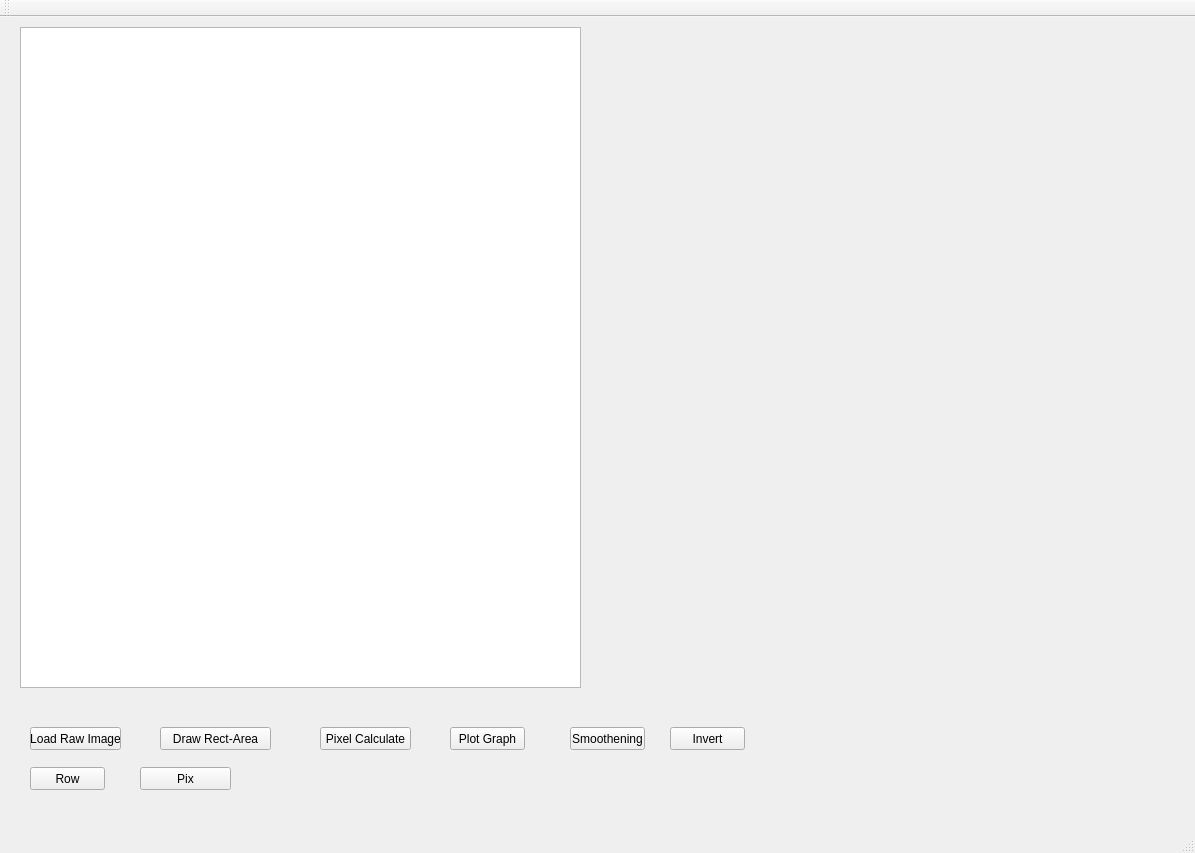
<?xml version="1.0" encoding="UTF-8"?>
<ui version="4.0">
 <class>MainWindow</class>
 <widget class="QMainWindow" name="MainWindow">
  <property name="geometry">
   <rect>
    <x>0</x>
    <y>0</y>
    <width>1195</width>
    <height>853</height>
   </rect>
  </property>
  <property name="windowTitle">
   <string>MainWindow</string>
  </property>
  <widget class="QWidget" name="centralWidget">
   <widget class="QGraphicsView" name="graphicsView">
    <property name="geometry">
     <rect>
      <x>20</x>
      <y>10</y>
      <width>561</width>
      <height>661</height>
     </rect>
    </property>
   </widget>
   <widget class="QCustomPlot" name="customPlot" native="true">
    <property name="geometry">
     <rect>
      <x>600</x>
      <y>10</y>
      <width>581</width>
      <height>661</height>
     </rect>
    </property>
   </widget>
   <widget class="QPushButton" name="Load_Image">
    <property name="geometry">
     <rect>
      <x>30</x>
      <y>710</y>
      <width>91</width>
      <height>23</height>
     </rect>
    </property>
    <property name="text">
     <string>Load Raw Image</string>
    </property>
   </widget>
   <widget class="QPushButton" name="Select_ROI">
    <property name="geometry">
     <rect>
      <x>160</x>
      <y>710</y>
      <width>111</width>
      <height>23</height>
     </rect>
    </property>
    <property name="text">
     <string>Draw Rect-Area</string>
    </property>
   </widget>
   <widget class="QPushButton" name="Pix_Cal">
    <property name="geometry">
     <rect>
      <x>320</x>
      <y>710</y>
      <width>91</width>
      <height>23</height>
     </rect>
    </property>
    <property name="text">
     <string>Pixel Calculate</string>
    </property>
   </widget>
   <widget class="QPushButton" name="Graph_plot">
    <property name="geometry">
     <rect>
      <x>450</x>
      <y>710</y>
      <width>75</width>
      <height>23</height>
     </rect>
    </property>
    <property name="text">
     <string>Plot Graph</string>
    </property>
   </widget>
   <widget class="QPushButton" name="smoothening">
    <property name="geometry">
     <rect>
      <x>570</x>
      <y>710</y>
      <width>75</width>
      <height>23</height>
     </rect>
    </property>
    <property name="text">
     <string>Smoothening</string>
    </property>
   </widget>
   <widget class="QPushButton" name="Invert">
    <property name="geometry">
     <rect>
      <x>670</x>
      <y>710</y>
      <width>75</width>
      <height>23</height>
     </rect>
    </property>
    <property name="text">
     <string>Invert</string>
    </property>
   </widget>
   <widget class="QPushButton" name="Row">
    <property name="geometry">
     <rect>
      <x>30</x>
      <y>750</y>
      <width>75</width>
      <height>23</height>
     </rect>
    </property>
    <property name="text">
     <string>Row</string>
    </property>
   </widget>
   <widget class="QPushButton" name="pix">
    <property name="geometry">
     <rect>
      <x>140</x>
      <y>750</y>
      <width>91</width>
      <height>23</height>
     </rect>
    </property>
    <property name="text">
     <string>Pix</string>
    </property>
   </widget>
  </widget>
  <widget class="QMenuBar" name="menuBar">
   <property name="geometry">
    <rect>
     <x>0</x>
     <y>0</y>
     <width>1195</width>
     <height>21</height>
    </rect>
   </property>
  </widget>
  <widget class="QToolBar" name="mainToolBar">
   <attribute name="toolBarArea">
    <enum>TopToolBarArea</enum>
   </attribute>
   <attribute name="toolBarBreak">
    <bool>false</bool>
   </attribute>
  </widget>
  <widget class="QStatusBar" name="statusBar"/>
 </widget>
 <layoutdefault spacing="6" margin="11"/>
 <customwidgets>
  <customwidget>
   <class>QCustomPlot</class>
   <extends>QWidget</extends>
   <header>../../qcustomplot.h</header>
   <container>1</container>
  </customwidget>
 </customwidgets>
 <resources/>
 <connections/>
</ui>
